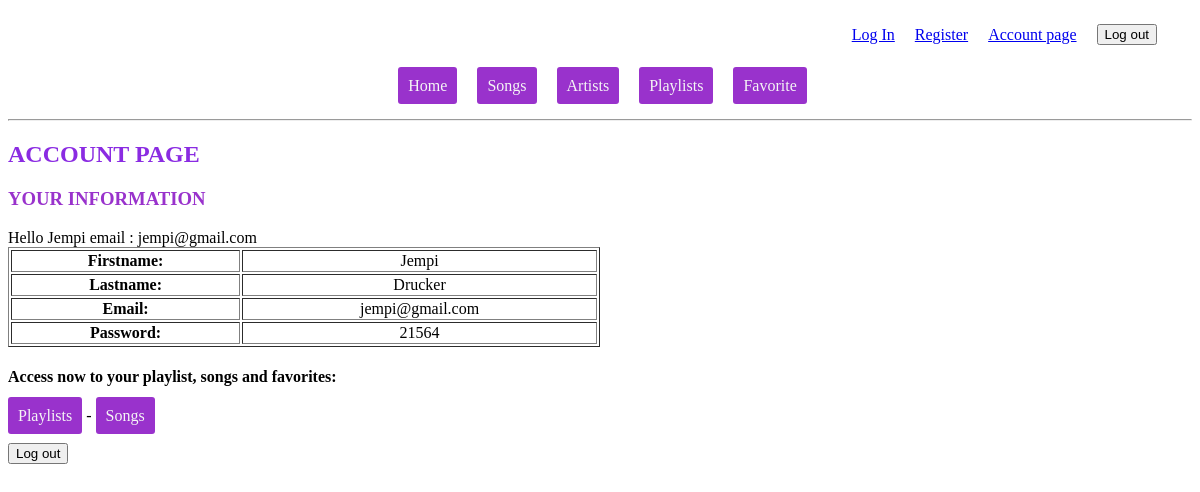
The app's page /account.php (signed in) with its own data.
### tables this page shows
CREATE TABLE `users` (
  `user_id` int(255) NOT NULL,
  `first_name` varchar(45) NOT NULL,
  `last_name` varchar(45) NOT NULL,
  `email` varchar(255) NOT NULL,
  `password` varchar(255) NOT NULL
);

### account.php (the view, shortened to what this page needs)
<!DOCTYPE html>
<html lang="en">
<head>
    <link rel="stylesheet" href="./CSS/style.css">
</head>
<body>
    <div class="top-nav-bar">
        <?php
        require_once './nav-register-login.php';
        ?>
    </div>
    <div class="main-nav-bar">
        <?php
        require_once './nav.php';
        ?>
    </div>
    <hr>
    <h2>Account page</h2>
    <h3>Your Information</h3>
    <?php
    if (isset($_SESSION['email'])) {
        $conn = mysqli_connect('localhost', 'root', '', 'spotify');
        $query = "SELECT * FROM users WHERE email = '" . $_SESSION['email'] . "'";
        $result = mysqli_query($conn, $query);
        $user = mysqli_fetch_assoc($result);
        echo 'Hello' . ' ' . $user['first_name'] . ' ' . 'email : ' . $user['email'];
    } else {
        header('Location: login.php');
    }
    ?>
    <?php foreach ($result as $user) : ?>
        <table border="1" width="50%">
            <tr>
                <th>Firstname:</th>
                <td><?= $user['first_name']; ?></td>
            </tr>
            <tr>
                <th>Lastname:</th>
                <td><?= $user['last_name']; ?></td>
            </tr>
            <tr>
                <th>Email:</th>
                <td><?php echo $user['email']; ?></td>
            </tr>
            <tr>
                <th>Password:</th>
                <td><?php echo $user['password']; ?></td>
            </tr>
        </table>
    <?php endforeach; ?>
    <div class="links">
        <h4><strong> Access now to your playlist, songs and favorites:</strong></h4>
        <a href="playlists.php">Playlists</a> -
        <a href="songs.php">Songs</a>
    </div>
    <br>
    <form action="" method="POST">
        <input type="submit" name="logoutBtn" value="Log out">
    </form>
</body>
</html>

### CSS/style.css (style rules this page uses)
.main-nav-bar { display: flex; justify-content: center; }
.top-nav-bar { display: flex; justify-content: end; }
.links > a { padding: 10px; width: 70px; border-radius: 3px; background-color: darkorchid; color: whitesmoke; text-decoration: none; }
h2, h3 { font-weight: bold; text-transform: uppercase; }
h2 { color: blueviolet; }
h3 { color: darkorchid; }
td { text-align: center; }

### records on screen
users: first_name "Jempi", email "jempi@gmail.com", last_name "Drucker", password "21564"
